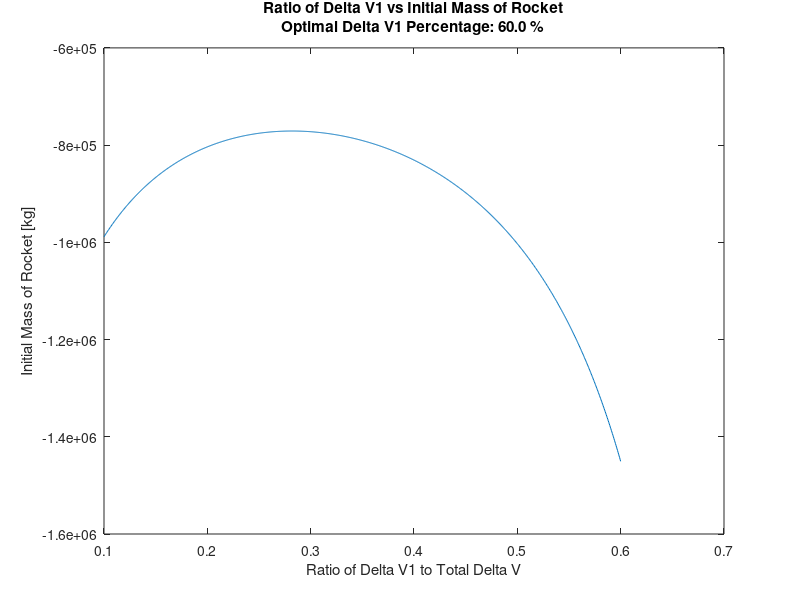

The MATLAB script that drew this image:
%%%%%%%%%%%%%%%%%%%%%%%%%%%%%%%%%%%%%%%%%%%%%%%%%%%%%%%%%%%%%%%%%%%%%%%%%%%
%                       AAE 251 Final Design                              %
%                                                                         %
%                             Group 6                                     %
%                                                                         %
% Inputs:                                                                 %
%  1.  m_pay - payload mass [kg]                                          %
%  2.  delV1 - delta V that the first stage needs to achieve [m/s]        %
%  3.  delV2 - delta V that the second stage needs to achieve [m/s]       %
%  4.  delV3 - delta V that the capture stage must achieve [m/s]          %
%  5.  delV4 - delta V of deorbit [m/s]                                   %
%  6.  ISP1 - Specific impulse that first stage rocket engine gives [s]   %
%  7.  ISP2 - Specific impulse that second stage rocket engine gives [s]  %
%  8.  ISP3 - Specific impulse that the capture stage engine give [s]     %
%  9.  Fin1 - Finert for first stage                                      %
%  10. Fin2 - Finert for second stage                                     %
%  11. Fin3 - Finert for capture stage                                    %
%                                                                         %
%  Outputs:                                                               %
%  1. m0 - Initial mass of two stage rocket                               %
%                                                                         % 
%  Script Description: This script calculates the initial mass of a two   %
%  stage rocket                                                           %
%                                                                         %
%%%%%%%%%%%%%%%%%%%%%%%%%%%%%%%%%%%%%%%%%%%%%%%%%%%%%%%%%%%%%%%%%%%%%%%%%%%

clc
close all
clear all

%--Constants---
u_earth = 3.986E5; %[km^3/s^2]
r_earth = 6378; %[km]
g0 = .00981; % [km/s^2]
delV_grav = 1.500;  % [km/s]
delV_drag = .150; % [km/s]
delV_steer = .200; % [km/s]
%f_inert = 26400/228400;
%Singe Stage
f_inert = 26400/228400;
ISP = 414; %[s]  + LOX
%Two Stage
ISP1 = 311; %[s] Kerosine + LOX
ISP2 = 451; %[s] H + LOX
ISP3 = 316; %[s]
Fin1 = 0.091; %0.08;
Fin2 = 0.097; %0.13;
Fin3 = .1;  %Estimate
B = 90;  %[degrees] N launch azimuth
Lat = 28.4556;  %[degrees] N launch latitude 
Long = 80.5278;  %[degrees] W launch longitude
LatRad = Lat*2*pi/360;
LongRad = Long*2*pi/360;
SRSm_pay = 500; %[kg] payload SRS carries 
SRSm_sat = 5715.26386; %[kg] weight of captured satellite
launchInclination = acosd(sind(B)*cosd(Lat));
delta_i = 90-launchInclination; %[degrees] desired plane change

%--SRS Stage Calculations--
ro = 200+r_earth;
vo = sqrt(u_earth/ro);  %initial orbital velocity
raTrans = (1000) + r_earth;
rpTrans = ro;
a = .5*(raTrans+rpTrans);
SRSdeltaV1 = sqrt(2*((u_earth/ro)-(u_earth/(2*a)))) - vo;
SRSdeltaV2 = sqrt(u_earth/raTrans) - sqrt(2*((u_earth/raTrans)-(u_earth/(2*a))));
SRSdeltaV3 = 2*(sqrt(2*((u_earth/raTrans)-(u_earth/(2*a)))))*sind(delta_i/2);
SRSm_prop = (SRSm_pay*exp((SRSdeltaV1+SRSdeltaV3)/(.0098*316))*(1-Fin3))/(1-(Fin3*exp((SRSdeltaV1+SRSdeltaV3)/(.0098*ISP3)))) + (((SRSm_pay+SRSm_sat)*exp(SRSdeltaV2/(.0098*ISP3))*(1-Fin3))/(1-(Fin3*exp(SRSdeltaV2/(.0098*ISP3)))));
SRSm = (SRSm_prop+SRSm_pay)*(1+Fin3);

%--Launch Stage Split--
delv_tot = sqrt(u_earth/(r_earth+200))  + delV_grav + delV_drag + delV_steer; % [m/s] Delta V required for circular flight at this altitude
x = linspace(0.1,.6,1000);
delV1 = delv_tot .* x;
delV2 = delv_tot - delV1;

m0_2 = (SRSm.*(exp(delV2./(g0.*ISP2))).*(1-Fin2))./(1-Fin2.*exp(delV2./(g0.*ISP2)));
m0 = (m0_2.*(exp(delV1./(g0.*ISP1))).*(1-Fin1))./(1-Fin1.*exp(delV1./(g0.*ISP1)));

[m0_min, ind] = min(m0);
delV1_optPercent = x(ind)*100;
delV1_opt = delV1(ind);
plot(x,m0)
str = sprintf('Ratio of Delta V1 vs Initial Mass of Rocket\nOptimal Delta V1 Percentage: %3.1f %%',delV1_optPercent);
title(str);
xlabel('Ratio of Delta V1 to Total Delta V')
ylabel('Initial Mass of Rocket [kg]')

%---Single Stage---
m1_0 = (SRSm.*(exp(delv_tot./(g0.*ISP))).*(1-f_inert))./(1-f_inert.*exp(delv_tot./(g0.*ISP)));
m1_prop_tot = (SRSm.*(exp(delv_tot./(g0.*ISP)) - 1).*(1-f_inert))./(1-f_inert.*exp(delv_tot./(g0.*ISP)));
m1_inert_tot = (SRSm.*f_inert.*(exp(delv_tot./(g0.*ISP))-1))./(1-f_inert.*exp(delv_tot./(g0.*ISP)));

m_prop2_0 = (m0_2.*(exp(delV1./(g0.*ISP1)) - 1).*(1-Fin1))./(1-Fin1.*exp(delV1./(g0.*ISP1))); %Stage 1
m_inert2_0 = (m0_2.*Fin1.*(exp(delV1./(g0.*ISP1))-1))./(1-Fin1.*exp(delV1./(g0.*ISP1))); %Stage 1

m_prop2_2 = (SRSm.*(exp(delV2./(g0.*ISP2)) - 1).*(1-Fin2))./(1-Fin2.*exp(delV2./(g0.*ISP2))); %Stage 2
m_inert2_2 = (SRSm.*Fin2.*(exp(delV2./(g0.*ISP2))-1))./(1-Fin2.*exp(delV2./(g0.*ISP2))); %Stage 2

m2_prop_tot = m_prop2_2 + m_prop2_0;
m2_inert_tot = m_inert2_2 + m_inert2_0;

%---Cost---
c_2 = m2_inert_tot.*1000 + m2_prop_tot.*30; %Cost of 2 stage [kg]*[$/kg] = [$]
c_1 = m1_inert_tot.*1000 + m1_prop_tot.*30; %Cost of 1 stage
